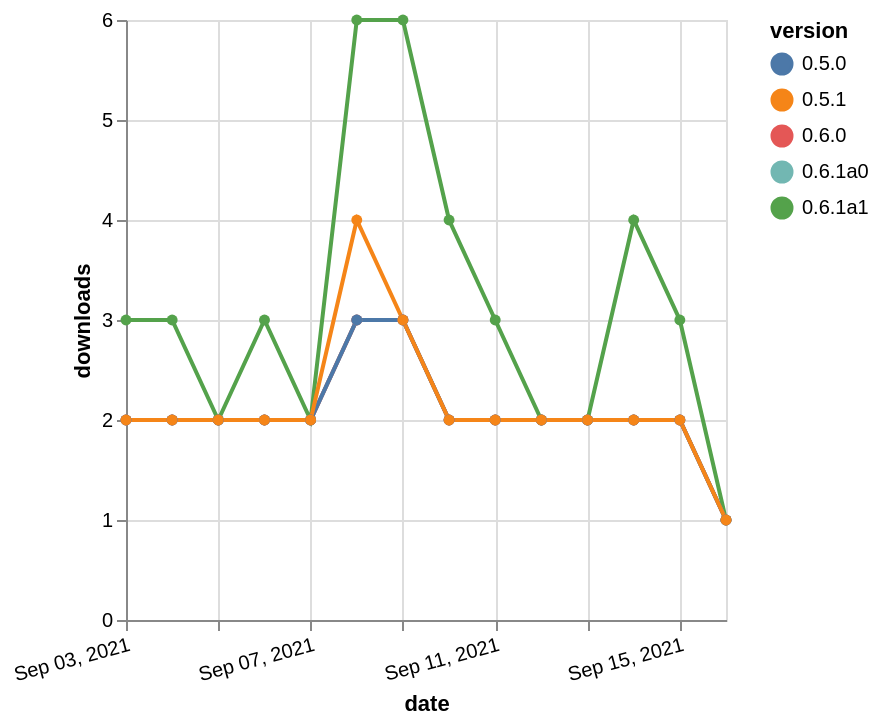

Here is the Vega-Lite specification saved for this chart:
### Vega-Lite specification from a JSON file in a GitHub repository (floating-point values rounded to 4 significant figures)
{"$schema": "https://vega.github.io/schema/vega-lite/v5.json", "description": "A simple bar chart with embedded data.", "data": {"values": [{"date": "2021-09-03", "total": 4818, "delta": 3, "version": "0.6.1a1"}, {"date": "2021-09-04", "total": 4821, "delta": 3, "version": "0.6.1a1"}, {"date": "2021-09-05", "total": 4823, "delta": 2, "version": "0.6.1a1"}, {"date": "2021-09-06", "total": 4826, "delta": 3, "version": "0.6.1a1"}, {"date": "2021-09-07", "total": 4828, "delta": 2, "version": "0.6.1a1"}, {"date": "2021-09-08", "total": 4834, "delta": 6, "version": "0.6.1a1"}, {"date": "2021-09-09", "total": 4840, "delta": 6, "version": "0.6.1a1"}, {"date": "2021-09-10", "total": 4844, "delta": 4, "version": "0.6.1a1"}, {"date": "2021-09-11", "total": 4847, "delta": 3, "version": "0.6.1a1"}, {"date": "2021-09-12", "total": 4849, "delta": 2, "version": "0.6.1a1"}, {"date": "2021-09-13", "total": 4851, "delta": 2, "version": "0.6.1a1"}, {"date": "2021-09-14", "total": 4855, "delta": 4, "version": "0.6.1a1"}, {"date": "2021-09-15", "total": 4858, "delta": 3, "version": "0.6.1a1"}, {"date": "2021-09-16", "total": 4859, "delta": 1, "version": "0.6.1a1"}, {"date": "2021-09-03", "total": 2607, "delta": 2, "version": "0.6.1a0"}, {"date": "2021-09-04", "total": 2609, "delta": 2, "version": "0.6.1a0"}, {"date": "2021-09-05", "total": 2611, "delta": 2, "version": "0.6.1a0"}, {"date": "2021-09-06", "total": 2613, "delta": 2, "version": "0.6.1a0"}, {"date": "2021-09-07", "total": 2615, "delta": 2, "version": "0.6.1a0"}, {"date": "2021-09-08", "total": 2618, "delta": 3, "version": "0.6.1a0"}, {"date": "2021-09-09", "total": 2621, "delta": 3, "version": "0.6.1a0"}, {"date": "2021-09-10", "total": 2623, "delta": 2, "version": "0.6.1a0"}, {"date": "2021-09-11", "total": 2625, "delta": 2, "version": "0.6.1a0"}, {"date": "2021-09-12", "total": 2627, "delta": 2, "version": "0.6.1a0"}, {"date": "2021-09-13", "total": 2629, "delta": 2, "version": "0.6.1a0"}, {"date": "2021-09-14", "total": 2631, "delta": 2, "version": "0.6.1a0"}, {"date": "2021-09-15", "total": 2633, "delta": 2, "version": "0.6.1a0"}, {"date": "2021-09-16", "total": 2634, "delta": 1, "version": "0.6.1a0"}, {"date": "2021-09-03", "total": 2682, "delta": 2, "version": "0.6.0"}, {"date": "2021-09-04", "total": 2684, "delta": 2, "version": "0.6.0"}, {"date": "2021-09-05", "total": 2686, "delta": 2, "version": "0.6.0"}, {"date": "2021-09-06", "total": 2688, "delta": 2, "version": "0.6.0"}, {"date": "2021-09-07", "total": 2690, "delta": 2, "version": "0.6.0"}, {"date": "2021-09-08", "total": 2693, "delta": 3, "version": "0.6.0"}, {"date": "2021-09-09", "total": 2696, "delta": 3, "version": "0.6.0"}, {"date": "2021-09-10", "total": 2698, "delta": 2, "version": "0.6.0"}, {"date": "2021-09-11", "total": 2700, "delta": 2, "version": "0.6.0"}, {"date": "2021-09-12", "total": 2702, "delta": 2, "version": "0.6.0"}, {"date": "2021-09-13", "total": 2704, "delta": 2, "version": "0.6.0"}, {"date": "2021-09-14", "total": 2706, "delta": 2, "version": "0.6.0"}, {"date": "2021-09-15", "total": 2708, "delta": 2, "version": "0.6.0"}, {"date": "2021-09-16", "total": 2709, "delta": 1, "version": "0.6.0"}, {"date": "2021-09-03", "total": 2606, "delta": 2, "version": "0.5.0"}, {"date": "2021-09-04", "total": 2608, "delta": 2, "version": "0.5.0"}, {"date": "2021-09-05", "total": 2610, "delta": 2, "version": "0.5.0"}, {"date": "2021-09-06", "total": 2612, "delta": 2, "version": "0.5.0"}, {"date": "2021-09-07", "total": 2614, "delta": 2, "version": "0.5.0"}, {"date": "2021-09-08", "total": 2617, "delta": 3, "version": "0.5.0"}, {"date": "2021-09-09", "total": 2620, "delta": 3, "version": "0.5.0"}, {"date": "2021-09-10", "total": 2622, "delta": 2, "version": "0.5.0"}, {"date": "2021-09-11", "total": 2624, "delta": 2, "version": "0.5.0"}, {"date": "2021-09-12", "total": 2626, "delta": 2, "version": "0.5.0"}, {"date": "2021-09-13", "total": 2628, "delta": 2, "version": "0.5.0"}, {"date": "2021-09-14", "total": 2630, "delta": 2, "version": "0.5.0"}, {"date": "2021-09-15", "total": 2632, "delta": 2, "version": "0.5.0"}, {"date": "2021-09-16", "total": 2633, "delta": 1, "version": "0.5.0"}, {"date": "2021-09-03", "total": 3081, "delta": 2, "version": "0.5.1"}, {"date": "2021-09-04", "total": 3083, "delta": 2, "version": "0.5.1"}, {"date": "2021-09-05", "total": 3085, "delta": 2, "version": "0.5.1"}, {"date": "2021-09-06", "total": 3087, "delta": 2, "version": "0.5.1"}, {"date": "2021-09-07", "total": 3089, "delta": 2, "version": "0.5.1"}, {"date": "2021-09-08", "total": 3093, "delta": 4, "version": "0.5.1"}, {"date": "2021-09-09", "total": 3096, "delta": 3, "version": "0.5.1"}, {"date": "2021-09-10", "total": 3098, "delta": 2, "version": "0.5.1"}, {"date": "2021-09-11", "total": 3100, "delta": 2, "version": "0.5.1"}, {"date": "2021-09-12", "total": 3102, "delta": 2, "version": "0.5.1"}, {"date": "2021-09-13", "total": 3104, "delta": 2, "version": "0.5.1"}, {"date": "2021-09-14", "total": 3106, "delta": 2, "version": "0.5.1"}, {"date": "2021-09-15", "total": 3108, "delta": 2, "version": "0.5.1"}, {"date": "2021-09-16", "total": 3109, "delta": 1, "version": "0.5.1"}]}, "width": "container", "mark": {"type": "line", "point": {"filled": true}}, "encoding": {"x": {"field": "date", "type": "temporal", "timeUnit": "yearmonthdate", "title": "date", "axis": {"labelAngle": -15}}, "y": {"field": "delta", "type": "quantitative", "title": "downloads"}, "color": {"field": "version", "type": "nominal"}, "tooltip": {"field": "delta"}}}
